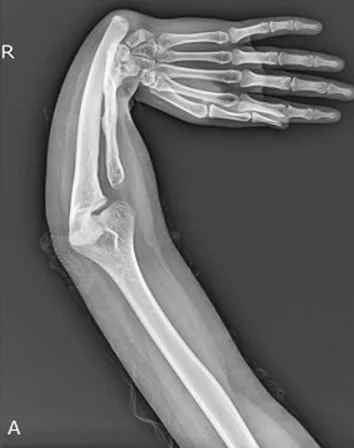
#> input picture data/images/PMC10007703_PAMJ-43-189-g001_B_2_2.webp, 354 x 448 px
$ python -i image_retriever.py   (imports and definitions only)
#> lines starting #> are read from the running program, lines starting #| are printed output that depends on the picture
### config.py
"""
Central configuration for Medical_RAG_Chatbot.
Two independent pipelines live in this project:

1. Case-report RAG (image OR free text -> similar published case reports)
   Source: MultiCaRe-style case_text + case images you provided
           (data/cases.csv, data/images/).
   Answers: "which past case report reads like this?"

2. Symptom checker (free text symptoms -> a direct disease name)
   Source: itachi9604/healthcare-chatbot (public GitHub repo, itself a
   mirror of the Kaggle "disease-symptom-description-dataset") --
   41 diseases, 132 named symptoms. Trained locally, no API key.
           (data/symptom_checker/*.csv)
   Answers: "what is this called, and what's the standard advice?"

Both run 100% locally -- no LLM, no API key.
"""
import os

BASE_DIR = os.path.dirname(os.path.abspath(__file__))

# ---------------------------------------------------------- case-report RAG ---
DATA_DIR = os.path.join(BASE_DIR, "data")
CASES_CSV = os.path.join(DATA_DIR, "cases.csv")
IMAGES_RAW_DIR = os.path.join(DATA_DIR, "images")
IMAGES_SORTED_DIR = os.path.join(DATA_DIR, "images_sorted")

VECTOR_DB_DIR = os.path.join(BASE_DIR, "vector_db")
TEXT_FAISS_INDEX = os.path.join(VECTOR_DB_DIR, "cases_text.faiss")
IMAGE_FAISS_INDEX = os.path.join(VECTOR_DB_DIR, "cases_image.faiss")
METADATA_PKL = os.path.join(VECTOR_DB_DIR, "metadata.pkl")

MODELS_DIR = os.path.join(BASE_DIR, "models")
TEXT_VECTORIZER_PATH = os.path.join(MODELS_DIR, "tfidf_vectorizer.joblib")
TEXT_SVD_PATH = os.path.join(MODELS_DIR, "svd_reducer.joblib")
MODALITY_CLASSIFIER_PATH = os.path.join(MODELS_DIR, "modality_classifier.joblib")

TEXT_EMBED_DIM = 128
IMAGE_EMBED_DIM = 512
IMAGE_ENCODER_MODE = "handcrafted"

TOP_K_CASES = 3

CARE_SECTIONS = [
    "Patient information",
    "Clinical findings",
    "Diagnostic assessment",
    "Therapeutic intervention",
    "Timeline of current episode",
    "Patient perspective",
    "Informed consent",
]

SCAN_TYPES = ["X-ray", "CT", "MRI", "Ultrasound", "Histopathology", "Photograph", "Other"]

# -------------------------------------------------------- symptom checker ---
SYMPTOM_CHECKER_DIR = os.path.join(DATA_DIR, "symptom_checker")
SYMPTOM_TRAINING_CSV = os.path.join(SYMPTOM_CHECKER_DIR, "Training.csv")
SYMPTOM_TESTING_CSV = os.path.join(SYMPTOM_CHECKER_DIR, "Testing.csv")
SYMPTOM_DESCRIPTION_CSV = os.path.join(SYMPTOM_CHECKER_DIR, "symptom_Description.csv")
SYMPTOM_PRECAUTION_CSV = os.path.join(SYMPTOM_CHECKER_DIR, "symptom_precaution.csv")
SYMPTOM_SEVERITY_CSV = os.path.join(SYMPTOM_CHECKER_DIR, "Symptom_severity.csv")

SYMPTOM_CHECKER_MODEL_PATH = os.path.join(MODELS_DIR, "symptom_checker_classifier.joblib")
SYMPTOM_CHECKER_FEATURES_PATH = os.path.join(MODELS_DIR, "symptom_checker_features.joblib")
MIN_SYMPTOM_MATCH_COUNT = 1

# ------------------------------------------------------------------- misc ---
FLASK_HOST = "0.0.0.0"
FLASK_PORT = 5000
FLASK_DEBUG = True
FLASK_USE_RELOADER = False
ALLOWED_IMAGE_EXTENSIONS = {"png", "jpg", "jpeg", "webp", "bmp"}
UPLOAD_DIR = os.path.join(BASE_DIR, "static", "uploads")

for _d in (VECTOR_DB_DIR, MODELS_DIR, UPLOAD_DIR, IMAGES_SORTED_DIR):
    os.makedirs(_d, exist_ok=True)

### rag/image_retriever.py
"""
Handcrafted (no torch, no downloaded weights) image encoder + a RandomForest
scan-type ("modality") classifier trained on your own case images. Kept
deliberately lightweight so IMAGE_ENCODER_MODE never has a dimension
mismatch between build time and request time.
"""
import numpy as np
from PIL import Image
import joblib
from sklearn.ensemble import RandomForestClassifier

import config

_THUMB_SIZE = (64, 64)


def _load_gray(image_path: str) -> np.ndarray:
    img = Image.open(image_path).convert("L").resize(_THUMB_SIZE)
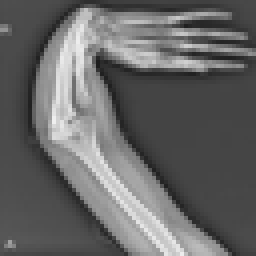
#> img: PIL image 64x64 L (shown 4 times larger); min 30, max 239, mean 102.6
    return np.asarray(img, dtype=np.float32) / 255.0


def _load_rgb(image_path: str) -> np.ndarray:
    img = Image.open(image_path).convert("RGB").resize(_THUMB_SIZE)
#> img: PIL image 64x64 RGB
    return np.asarray(img, dtype=np.float32) / 255.0
#> returned value: shape (64, 64, 3) float32


def encode_image(image_path: str) -> np.ndarray:
    """512-dim handcrafted descriptor: grayscale intensity histogram +
    per-channel color histograms + simple Sobel-edge histogram + flattened
    low-res thumbnail. Deterministic, fast, no pretrained weights."""
    gray = _load_gray(image_path)
    rgb = _load_rgb(image_path)

    gray_hist, _ = np.histogram(gray, bins=64, range=(0, 1))
#> gray_hist = 64 values, max 893 at index 17, min 0 at index 0, mean 64
    r_hist, _ = np.histogram(rgb[:, :, 0], bins=32, range=(0, 1))
#> r_hist = 32 values, max 1106 at index 8, min 0 at index 0, mean 128
    g_hist, _ = np.histogram(rgb[:, :, 1], bins=32, range=(0, 1))
#> g_hist = 32 values, max 1103 at index 8, min 0 at index 0, mean 128
    b_hist, _ = np.histogram(rgb[:, :, 2], bins=32, range=(0, 1))
#> b_hist has the same summary as g_hist

    gy, gx = np.gradient(gray)
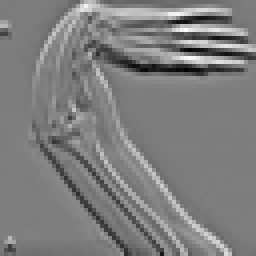
#> gy: shape (64, 64) float32 (shown 4 times larger); min -0.306, max 0.316, mean 0.00217; drawn with min black and max white
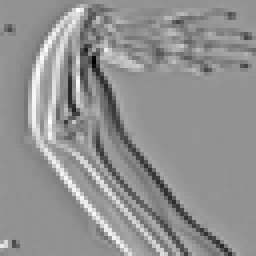
#> gx: shape (64, 64) float32 (shown 4 times larger); min -0.292, max 0.218, mean -0.000483; drawn with min black and max white
    edge_mag = np.sqrt(gx ** 2 + gy ** 2)
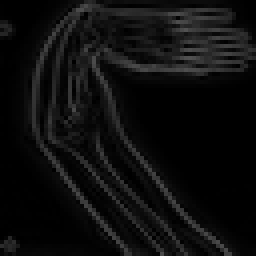
#> edge_mag: shape (64, 64) float32 (shown 4 times larger); min 0, max 0.319, mean 0.0546
    edge_hist, _ = np.histogram(edge_mag, bins=32, range=(0, edge_mag.max() + 1e-6))
#> edge_hist = 32 values, max 1441 at index 0, min 3 at index 29, mean 128

    thumb_small = np.asarray(
        Image.fromarray((gray * 255).astype(np.uint8)).resize((16, 16)), dtype=np.float32
    ).flatten() / 255.0  # 256 dims
#> thumb_small = 256 values, max 0.859 at index 52, min 0.204 at index 71, mean 0.403

    vec = np.concatenate([
        gray_hist.astype(np.float32),
        r_hist.astype(np.float32), g_hist.astype(np.float32), b_hist.astype(np.float32),
        edge_hist.astype(np.float32),
        thumb_small,
    ])
#> vec = 448 values, max 1441 at index 160, min 0 at index 0, mean 45.94


    vec = vec / (np.linalg.norm(vec) + 1e-8)
#> vec = 448 values, max 0.469 at index 160, min 0 at index 0, mean 0.0149

    if vec.shape[0] < config.IMAGE_EMBED_DIM:
        vec = np.pad(vec, (0, config.IMAGE_EMBED_DIM - vec.shape[0]))
#> vec = 512 values, max 0.469 at index 160, min 0 at index 0, mean 0.0131
    else:
        vec = vec[: config.IMAGE_EMBED_DIM]
    return vec.astype(np.float32)


def train_modality_classifier(image_paths: list, modalities: list) -> RandomForestClassifier:
    X = np.stack([encode_image(p) for p in image_paths])
    clf = RandomForestClassifier(n_estimators=200, random_state=42, class_weight="balanced")
    clf.fit(X, modalities)
    joblib.dump(clf, config.MODALITY_CLASSIFIER_PATH)
    return clf


def load_modality_classifier() -> RandomForestClassifier:
    return joblib.load(config.MODALITY_CLASSIFIER_PATH)


def predict_modality(image_path: str) -> str:
    clf = load_modality_classifier()
    vec = encode_image(image_path).reshape(1, -1)
    return clf.predict(vec)[0]

>>> result = encode_image('../data/images/PMC10007703_PAMJ-43-189-g001_B_2_2.webp')
#> result has the same summary as vec in encode_image

$ run again, on data/images/PMC10362653_PAMJ-44-199-g001_B_2_2.webp
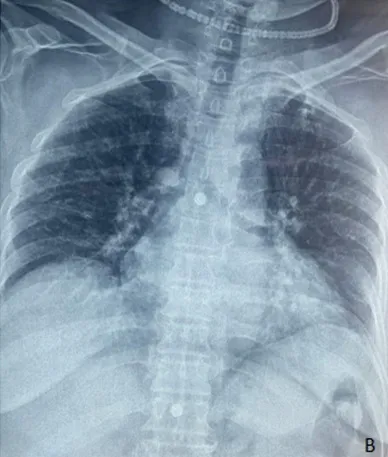
#> input picture data/images/PMC10362653_PAMJ-44-199-g001_B_2_2.webp, 388 x 457 px
#> in _load_rgb, `img = Image.open(image_path).convert("RGB").resize(_THUMB_SIZE)`:
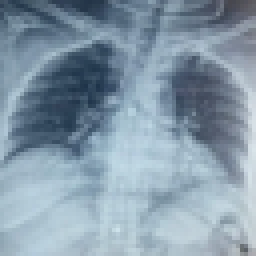
#> img: PIL image 64x64 RGB (shown 4 times larger); mean R, G, B 133.6, 153.5, 169
#> gray_hist = 64 values, max 245 at index 49, min 0 at index 0, mean 64
#> r_hist = 32 values, max 422 at index 22, min 0 at index 0, mean 128
#> g_hist = 32 values, max 440 at index 25, min 0 at index 0, mean 128
#> b_hist = 32 values, max 485 at index 26, min 0 at index 0, mean 128
#> in encode_image, `edge_mag = np.sqrt(gx ** 2 + gy ** 2)`:
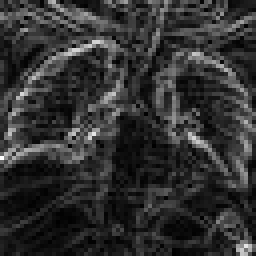
#> edge_mag: shape (64, 64) float32 (shown 4 times larger); min 0, max 0.231, mean 0.0448; drawn with min black and max white
#> edge_hist = 32 values, max 493 at index 2, min 0 at index 27, mean 128
#> thumb_small = 256 values, max 0.808 at index 167, min 0.227 at index 69, mean 0.586
#> in encode_image, `vec = np.concatenate([ gray_hist.astype(np.float32), r_hist.astype(np...`: vec = 448 values, max 493 at index 162, min 0 at index 0, mean 46.05
#> in encode_image, `vec = vec / (np.linalg.norm(vec) + 1e-8)`: vec = 448 values, max 0.221 at index 162, min 0 at index 0, mean 0.0207
#> in encode_image, `vec = np.pad(vec, (0, config.IMAGE_EMBED_DIM - vec.shape[0]))`: vec = 512 values, max 0.221 at index 162, min 0 at index 0, mean 0.0181
#> result has the same summary as vec in encode_image

$ run again, on data/images/PMC10237245_jbsr-107-1-2979-g5_b_2_2.webp
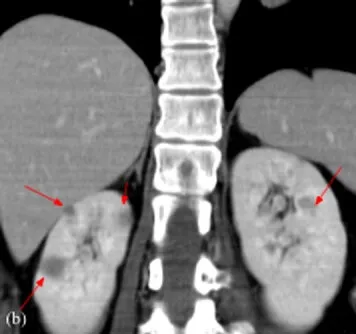
#> input picture data/images/PMC10237245_jbsr-107-1-2979-g5_b_2_2.webp, 356 x 334 px
#> in _load_gray, `img = Image.open(image_path).convert("L").resize(_THUMB_SIZE)`:
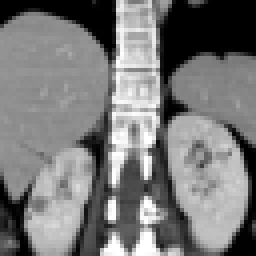
#> img: PIL image 64x64 L (shown 4 times larger); min 0, max 255, mean 120.7
#> gray_hist = 64 values, max 543 at index 0, min 15 at index 54, mean 64
#> r_hist = 32 values, max 576 at index 0, min 31 at index 30, mean 128
#> g_hist = 32 values, max 580 at index 0, min 30 at index 27, mean 128
#> b_hist = 32 values, max 579 at index 0, min 30 at index 27, mean 128
#> in encode_image, `edge_mag = np.sqrt(gx ** 2 + gy ** 2)`:
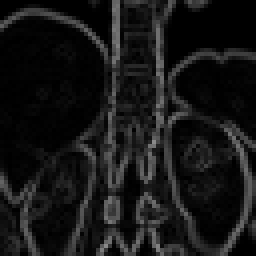
#> edge_mag: shape (64, 64) float32 (shown 4 times larger); min 0, max 0.541, mean 0.0881
#> edge_hist = 32 values, max 1396 at index 0, min 0 at index 30, mean 128
#> thumb_small = 256 values, max 0.878 at index 104, min 0 at index 0, mean 0.475
#> in encode_image, `vec = np.concatenate([ gray_hist.astype(np.float32), r_hist.astype(np...`: vec = 448 values, max 1396 at index 160, min 0 at index 190, mean 45.99
#> in encode_image, `vec = vec / (np.linalg.norm(vec) + 1e-8)`: vec = 448 values, max 0.539 at index 160, min 0 at index 190, mean 0.0178
#> in encode_image, `vec = np.pad(vec, (0, config.IMAGE_EMBED_DIM - vec.shape[0]))`: vec = 512 values, max 0.539 at index 160, min 0 at index 190, mean 0.0155
#> result has the same summary as vec in encode_image
